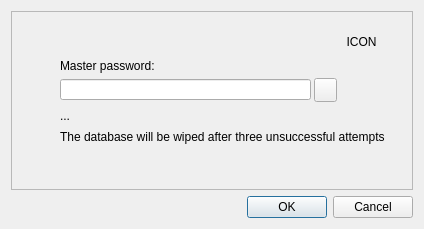
<?xml version="1.0" encoding="UTF-8"?>
<ui version="4.0">
 <class>Dialog</class>
 <widget class="QDialog" name="Dialog">
  <property name="geometry">
   <rect>
    <x>0</x>
    <y>0</y>
    <width>424</width>
    <height>229</height>
   </rect>
  </property>
  <property name="windowTitle">
   <string>Login | Hashed Maze</string>
  </property>
  <layout class="QGridLayout" name="gridLayout">
   <item row="0" column="0">
    <widget class="QFrame" name="frame">
     <property name="frameShape">
      <enum>QFrame::Shape::StyledPanel</enum>
     </property>
     <property name="frameShadow">
      <enum>QFrame::Shadow::Raised</enum>
     </property>
     <widget class="QLineEdit" name="edtPWD">
      <property name="geometry">
       <rect>
        <x>49</x>
        <y>68</y>
        <width>251</width>
        <height>21</height>
       </rect>
      </property>
      <property name="layoutDirection">
       <enum>Qt::LayoutDirection::LeftToRight</enum>
      </property>
      <property name="text">
       <string/>
      </property>
      <property name="echoMode">
       <enum>QLineEdit::EchoMode::Password</enum>
      </property>
     </widget>
     <widget class="QLabel" name="label">
      <property name="geometry">
       <rect>
        <x>49</x>
        <y>47</y>
        <width>141</width>
        <height>16</height>
       </rect>
      </property>
      <property name="text">
       <string>Master password:</string>
      </property>
     </widget>
     <widget class="QLabel" name="lblMsg">
      <property name="geometry">
       <rect>
        <x>49</x>
        <y>97</y>
        <width>331</width>
        <height>16</height>
       </rect>
      </property>
      <property name="text">
       <string>...</string>
      </property>
     </widget>
     <widget class="QLabel" name="lblIconPad">
      <property name="geometry">
       <rect>
        <x>330</x>
        <y>10</y>
        <width>41</width>
        <height>41</height>
       </rect>
      </property>
      <property name="text">
       <string>ICON</string>
      </property>
      <property name="alignment">
       <set>Qt::AlignmentFlag::AlignCenter</set>
      </property>
     </widget>
     <widget class="QPushButton" name="btnShowPWD">
      <property name="geometry">
       <rect>
        <x>303</x>
        <y>67</y>
        <width>23</width>
        <height>24</height>
       </rect>
      </property>
      <property name="toolTip">
       <string>&lt;html&gt;&lt;head/&gt;&lt;body&gt;&lt;p&gt;show/hide password&lt;/p&gt;&lt;/body&gt;&lt;/html&gt;</string>
      </property>
      <property name="text">
       <string/>
      </property>
     </widget>
     <widget class="QLabel" name="lblWarning">
      <property name="geometry">
       <rect>
        <x>49</x>
        <y>119</y>
        <width>341</width>
        <height>41</height>
       </rect>
      </property>
      <property name="styleSheet">
       <string notr="true">lblWarning{
	color: rgb(255, 255, 0)
	visibility:hidden;
}</string>
      </property>
      <property name="text">
       <string>The database will be wiped after three unsuccessful attempts</string>
      </property>
      <property name="alignment">
       <set>Qt::AlignmentFlag::AlignLeading|Qt::AlignmentFlag::AlignLeft|Qt::AlignmentFlag::AlignTop</set>
      </property>
     </widget>
    </widget>
   </item>
   <item row="1" column="0">
    <widget class="QDialogButtonBox" name="btnBox">
     <property name="orientation">
      <enum>Qt::Orientation::Horizontal</enum>
     </property>
     <property name="standardButtons">
      <set>QDialogButtonBox::StandardButton::Cancel|QDialogButtonBox::StandardButton::Ok</set>
     </property>
    </widget>
   </item>
  </layout>
 </widget>
 <resources/>
 <connections>
  <connection>
   <sender>btnBox</sender>
   <signal>rejected()</signal>
   <receiver>Dialog</receiver>
   <slot>reject()</slot>
   <hints>
    <hint type="sourcelabel">
     <x>316</x>
     <y>260</y>
    </hint>
    <hint type="destinationlabel">
     <x>286</x>
     <y>274</y>
    </hint>
   </hints>
  </connection>
 </connections>
</ui>
